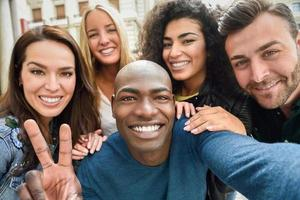
#> input picture visao_computacional/imagens/pessoas.jpg, 300 x 200 px, found by its file name
$ python deteccao_de_faces.py
#> lines starting #> are read from the running program, lines starting #| are printed output that depends on the picture; after the words box and inside, x2 and y2 are one past the last pixel; in counts of white or black regions, pixels touching at a corner belong together
'''
importamos o openCV que é uma biblioteca open source para processamento de
imagens e visão computacional
'''
import cv2

#inicializamos a imagem em uma variável
imagem = cv2.imread('visao_computacional\imagens\pessoas.jpg')
#> imagem is the input picture: shape (200, 300, 3); mean B, G, R 104.7, 110.4, 123.5

'''
essa importação é necessária apeans caso estejamos utilizando com colab, é uma
modificação que o google fez para que o open cv rode normalmente
-> from google.colab.patches import cv2_imshow
cv2_imshow(imagem)
'''
#exibe a imagem
cv2.imshow('Imagem Original', imagem)

'''
definimos um detector de faces, aqui é utilizado um arquivo xml já treinado,
inserido no CascadeClassifier é possível obter no link a seguir:
https://github.com/opencv/opencv/blob/master/data/haarcascades/haarcascade_frontalface_default.xml
'''
detector_face = cv2.CascadeClassifier('visao_computacional\codigos_treinados_cascadeClassifier\haarcascade_frontalface_default.xml')

'''
alteramos para tons de cinza, auxilia na diminuição de tempo de processamento,
pois define apenas um canal de cor ao invés do RGB convencional
'''
imagem_cinza = cv2.cvtColor(imagem, cv2.COLOR_BGR2GRAY)
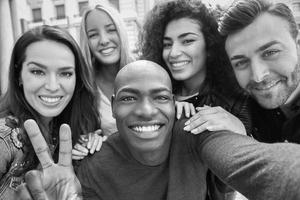
#> imagem_cinza: shape (200, 300); min 0, max 255, mean 113.7
# Exibe a imagem original
cv2.imshow('Imagem em Cinza', imagem_cinza)

#aplicamos o detector de face na imagem com o detectMultiScale
'''
imagem_cinza é a imagem que iremos rodar a detecção,
scaleFactor é como se fosse um zoom, onde ajuda na identificação de objetos
com base em ampliação,
minSize é o valor mínimo do objeto que queremos identificar em pixels
'''
deteccoes = detector_face.detectMultiScale(imagem_cinza, scaleFactor=1.1, minSize=(10,10))
#> deteccoes = [[154, 19, 58, 58], [79, 12, 52, 52], [17, 46, 68, 68], [108, 69, 73, 73], [218, 28, 79, 79]]

'''
indica os pontos de cada face em uma matriz cada elemento da matriz é uma lista
onde os dois primeiros elementos da lista é a posição x e y de início da face e
os dois últimos são os tamanhos da face encontrada em pixels, isso ajuda a
traçar um retângulo sobre essa face
dtype=int32 refere-se a um tipo de dado inteiro de 32 bits
'''
deteccoes

#informa a quantidade de faces detectadas
len(deteccoes)

#para cada coordenada de detecções (l = largura, a = altura)
for (x, y, l, a) in deteccoes:
  #print(x, y, l, a)
  '''
  cria um retângulo sobre a imagem passando a imagem original as dimensões do
  retângulo (x + l, y + a) que são as linhas delimitadoras do retângulo, a cor
  do retângulo criado em escala RGB e o tamanho da borda
  '''
  cv2.rectangle(imagem, (x, y), (x + l, y + a), (145, 125, 225), 2)
#> this loop made 5 passes
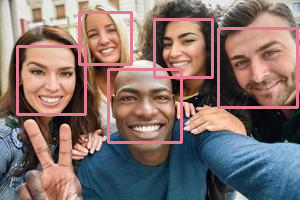
#> imagem: shape (200, 300, 3); 6.51% of pixels changed, all inside (x1, y1, x2, y2) = (16, 11, 299, 144)
#exibe a imagem com os contornos
cv2.imshow('Imagem com retângulos', imagem)

#espera até que uma tecla seja pressionada para fechar as janelas
cv2.waitKey(0)
cv2.destroyAllWindows()
